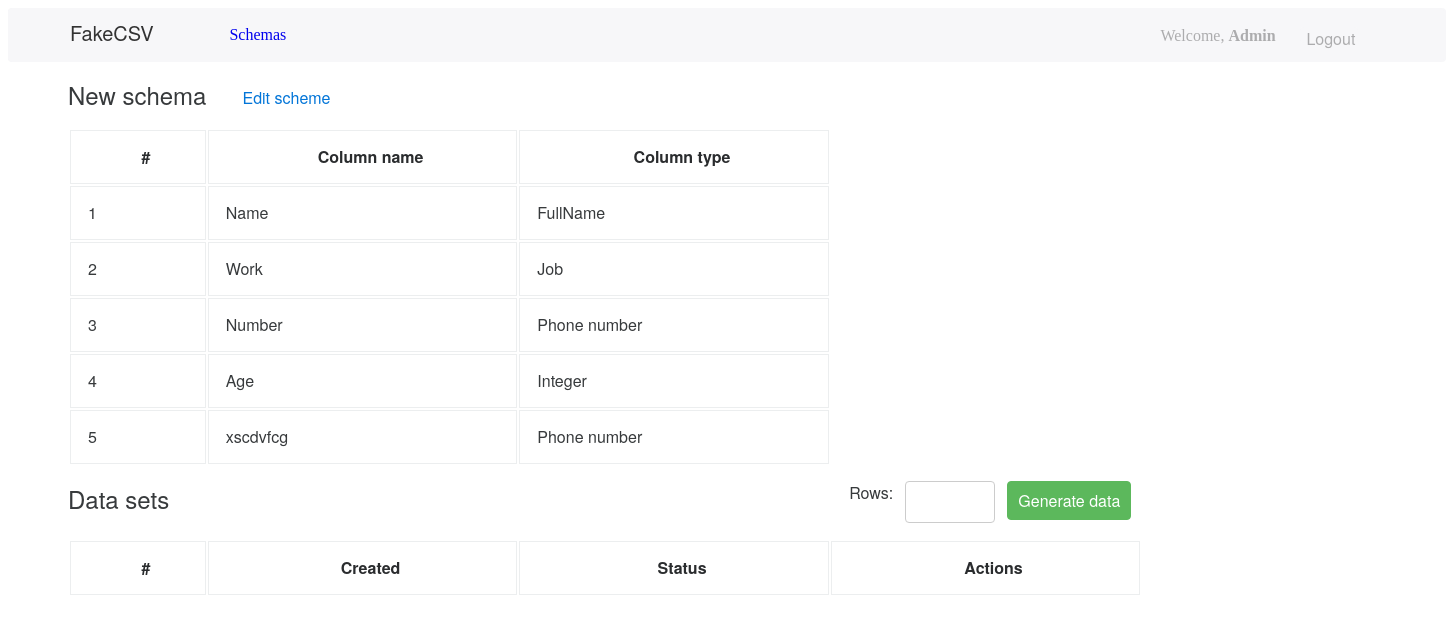
/4/dataset/ (signed in), run on the app's committed database.
### app/models.py (models this page shows, shortened)
class DataSet(models.Model):
    dataset_id = models.AutoField(primary_key=True)
    dataset_schema = models.ForeignKey(Schema, on_delete=models.CASCADE, related_name="dataset_schema")
    dataset_csv = models.ManyToManyField(CSVDataSet, related_name="dataset_csv")
    @staticmethod
    def get_by_id(dataset_id):
        return DataSet.objects.filter(dataset_id=dataset_id).first()

class Schema(models.Model):
    schema_id = models.AutoField(primary_key=True)
    schema_user = models.ForeignKey(User, on_delete=models.CASCADE, related_name="schema_user")
    schema_name = models.TextField(max_length=128, verbose_name="Name")
    schema_column_separator = models.IntegerField(choices=SEPARATOR, default=0, verbose_name="Column separator")
    schema_string_character = models.IntegerField(choices=STRING_CHARACTER, default=0, verbose_name="String character")
    schema_columns = models.ManyToManyField(SchemaColumn, related_name="schema_columns")
    schema_last_modified = models.DateField(verbose_name="Modified", auto_now=True)

class SchemaColumn(models.Model):
    column_id = models.AutoField(primary_key=True)
    column_name = models.TextField(max_length=128, verbose_name="Column name")
    column_type = models.ForeignKey(TypeOfData, on_delete=models.DO_NOTHING, verbose_name="Type",
                                    related_name="column_type")
    column_specific = models.TextField(max_length=64, null=True, blank=True)
    column_order = models.IntegerField(verbose_name="Order")
    class Meta:
        ordering = ["column_order"]

class TypeOfData(models.Model):
    type_id = models.AutoField(primary_key=True)
    type_name = models.TextField(max_length=64, verbose_name="Type", unique=True)
    type_specific = models.IntegerField(choices=SPECIFICATOR, default=None, null=True, blank=True)
    def __str__(self):
        return f"{self.type_name}"

### app/views.py (the view, shortened to what this page needs)
# urls.py: re_path(r"^(?P<dataset_id>\d+)/dataset/$", views.dataset, name="dataset"),
@login_required(login_url="/login/")
@csrf_exempt
def dataset(request, dataset_id):
    current_dataset = DataSet.get_by_id(dataset_id)
    columns = current_dataset.dataset_schema.schema_columns.all()
    csv_datasets = current_dataset.dataset_csv.all()
    context = {
        "dataset": current_dataset,
        "columns": columns,
        "csv_datasets": csv_datasets,
    }
    return render(request, "dataset.html", context)

### template/dataset.html (shortened to what this page needs)
{% extends "base.html" %}
{% block content %}
<div class="content_add">
    <div class="content__dataset-label-block">
        <h2 class="content__dataset-label"> {{dataset.dataset_schema.schema_name}} </h2>
        <a class="content__dataset-label-link" href="{% url 'edit' schema_id=dataset.dataset_schema.schema_id %}">Edit scheme</a>
    </div>
    <table>
        <tr>
            <th class="content__th-number">#</th>
            <th class="content__th-title">Column name</th>
            <th class="content__th-action">Column type</th>
        </tr>
        {% for column in columns %}
            <tr>
                <td class="content__td-number">{{ forloop.counter }}</td>
                <td class="content__td-title">{{ column.column_name}}</td>
                <td class="content__td-action">{{ column.column_type }}</td>
            </tr>
        {% endfor %}
    </table>
    <div class = "content__dataset-label-block">
        <h2 class="content__dataset-label">Data sets</h2>
        <div class="content__dataset-row-form">
            <label for="rows">Rows:</label>
            <input class="content__dataset-input" id="rows" type="number">
            <button class="content__dataset-button-generator" href="" onclick="generateDataSet('{{dataset.dataset_id}}')">Generate data</button>
        </div>
    </div>
    <table id="id_csv_sets_table">
        <tr>
            <th class="content__th-number" >#</th>
            <th class="content__th-title">Created</th>
            <th class="content__th-modified">Status</th>
            <th class="content__th-action">Actions</th>
        </tr>
    </table>
</div>
{% endblock %}

### template/base.html (shortened to what this page needs)
<!DOCTYPE html>
<html lang="en">
<head>
    {% load static %}
    <link rel="stylesheet" href="{% static 'css/style.css' %}">
</head>
<body>
  <header class="header">
    {% block header %}
      <div class="header">
        <div class="header__left">
          <h1 class="header__left-label">FakeCSV</h1>
            <a href="/" class="header__left-menu">Schemas</a>
        </div>
        <div class="header__right">
          <p class="header__right-welcome">Welcome, <b> {{user.username}} </b></p>
          <form action="/" class="header__right-logout" method="POST">
            <button class="header__right-button" type="submit">Logout</button>
          </form>
        </div>
      </div>
    {% endblock %}
  </header>
  <main class="content">
    {% block content %}{% endblock %}
  </main>
</body>
</html>

### template/static/css/style.css (style rules this page uses)
td { border: solid 1px #ECEEEF; text-align: left; font-family: 'Helvetica Neue'; font-style: normal; font-weight: 400; font-size: 16px; line-height: 24px; color: #373A3C; }
th { font-family: 'Helvetica Neue'; font-style: normal; font-weight: 700; font-size: 16px; line-height: 24px; color: #2A2C2E; border: 1px solid #ECEEEF; }
button { width: 85px; height: 38px; background: #0275D8; border: 1px solid #0275D8; border-radius: 4px; font-family: 'Helvetica Neue'; font-style: normal; font-weight: 400; font-size: 16px; line-height: 21px; color: #FFFFFF; }
.content { background: #FFF; margin: 0px 0px 0px 60px; }
.header,.header__left,.header__right { display: flex; }
.header { background: #F7F7F9; border-radius: 4px; }
.header__left { float: left; color: rgba(0, 0, 0, 0.8); }
.header__right { float: right; color: rgba(0, 0, 0, 0.3); }
.header__left-label { width: 142.9px; height: 17px; font-family: 'Helvetica Neue'; font-style: normal; font-weight: 500; font-size: 20px; line-height: 17px; margin: 16px 16.5px 21px 62px; }
.header__left-menu { text-decoration: none; width: 111.02px; height: 16px; margin: 18px 820px 20px 0px; }
.header__right-welcome { width: 129px; height: 16px; margin: 19px 0px 19px 0px; }
.header__right-button { width: 58px; height: 16px; background: #F7F7F9; color: rgba(0, 0, 0, 0.3); border: none; margin: 19px 86px 19px 11px; }
.content__th-title,.content__th-modified,.content__th-action { width: 289.51px; height: 50px; font-family: 'Helvetica Neue'; font-style: normal; font-weight: 700; font-size: 16px; line-height: 24px; color: #2A2C2E; padding-left: 17px; }
.content__td-title,.content__td-modified,.content__td-action { width: 289.51px; height: 50px; padding-left: 17px; font-family: 'Helvetica Neue'; font-style: normal; font-weight: 400; font-size: 16px; line-height: 24px; color: #373A3C; }
.content__th-number { width: 115.81px; height: 50px; padding-left: 17px; font-family: 'Helvetica Neue'; font-style: normal; font-weight: 700; font-size: 16px; line-height: 24px; color: #2A2C2E; }
.content__td-number { padding-left: 17px; font-family: 'Helvetica Neue'; font-style: normal; font-weight: 400; font-size: 16px; line-height: 24px; color: #373A3C; }
.content__dataset-label { font-family: 'Helvetica Neue'; font-style: normal; font-weight: 500; font-size: 24px; line-height: 26px; color: #373A3C; }
.content__dataset-label-block { display : flex; }
.content__dataset-label-link { text-decoration: none; width: 89px; height: 21px; font-family: 'Helvetica Neue'; font-style: normal; font-weight: 400; font-size: 16px; line-height: 21px; color: #0275D8; margin-left: 36px; margin-top: 25px; }
.content__dataset-input { width: 84px; height: 38px; background: #FFFFFF; border: 1px solid #CCCCCC; border-radius: 4px; margin: 0px 12px 16px 12px ; font-family: 'Helvetica Neue'; font-style: normal; font-weight: 400; font-size: 16px; line-height: 24px; color: #373A3C; }
.content__dataset-row-form { margin-left: 680px; margin-top: 15px; font-family: 'Helvetica Neue'; font-style: normal; font-weight: 400; font-size: 16px; line-height: 24px; color: #373A3C; display: flex; }
.content__dataset-button-generator { color: #FFFFFF; width: 124.28px; height: 39px; background: #5CB85C; border: 1px solid #5CB85C; border-radius: 4px; }

### data on the page
DataSet: dataset_schema.schema_name "New schema"
SchemaColumn: column_name "Name", column_type "FullName"
SchemaColumn: column_name "Work", column_type "Job"
SchemaColumn: column_name "Number", column_type "Phone number"
SchemaColumn: column_name "Age", column_type "Integer"
SchemaColumn: column_name "xscdvfcg", column_type "Phone number"

### other printed values
{{ user.username }} "Admin"
